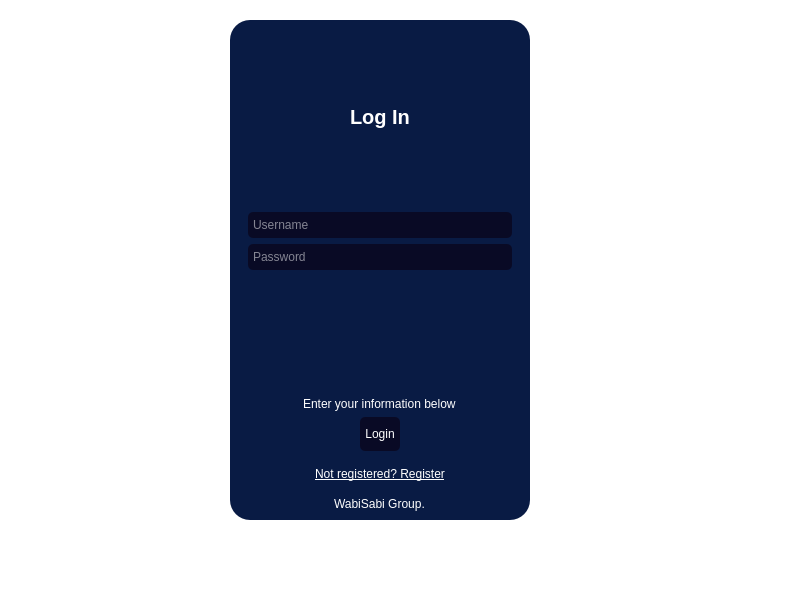
<?xml version="1.0" encoding="UTF-8"?>
<ui version="4.0">
 <class>MainWindow</class>
 <widget class="QMainWindow" name="MainWindow">
  <property name="geometry">
   <rect>
    <x>0</x>
    <y>0</y>
    <width>800</width>
    <height>600</height>
   </rect>
  </property>
  <property name="windowTitle">
   <string>MainWindow</string>
  </property>
  <property name="styleSheet">
   <string notr="true">*{
	border:none;
	background-color:transparent;
	background: transparent;
	padding: 0;
	margin: 0;
	color: #fff;
}
#widget{
	background-color:rgb(9,27,68);
	border-radius: 20px;
}
QLineEdit{
 	background-color:rgb(9,10,37);
	padding: 5px 3px;
 	border-radius: 5px;
}

QPushButton{
	background-color:rgb(9,10,37);
	padding: 10px 5px;
	border-radius: 5px;
}

#to_login_2, #to_register_2{
	background-color:transparent;
}

</string>
  </property>
  <widget class="QWidget" name="centralwidget">
   <widget class="QWidget" name="widget" native="true">
    <property name="geometry">
     <rect>
      <x>230</x>
      <y>20</y>
      <width>300</width>
      <height>500</height>
     </rect>
    </property>
    <property name="minimumSize">
     <size>
      <width>300</width>
      <height>500</height>
     </size>
    </property>
    <property name="maximumSize">
     <size>
      <width>300</width>
      <height>500</height>
     </size>
    </property>
    <layout class="QVBoxLayout" name="verticalLayout_2">
     <item>
      <widget class="QStackedWidget" name="stackedWidget">
       <property name="currentIndex">
        <number>1</number>
       </property>
       <widget class="QWidget" name="registerPage_2">
        <layout class="QVBoxLayout" name="verticalLayout_7">
         <item alignment="Qt::AlignHCenter">
          <widget class="QLabel" name="label_9">
           <property name="minimumSize">
            <size>
             <width>70</width>
             <height>70</height>
            </size>
           </property>
           <property name="maximumSize">
            <size>
             <width>70</width>
             <height>70</height>
            </size>
           </property>
           <property name="styleSheet">
            <string notr="true"/>
           </property>
           <property name="text">
            <string/>
           </property>
           <property name="pixmap">
            <pixmap>../image/img_add-user.png</pixmap>
           </property>
           <property name="scaledContents">
            <bool>true</bool>
           </property>
          </widget>
         </item>
         <item alignment="Qt::AlignHCenter|Qt::AlignTop">
          <widget class="QLabel" name="label_10">
           <property name="font">
            <font>
             <pointsize>15</pointsize>
             <weight>75</weight>
             <bold>true</bold>
            </font>
           </property>
           <property name="text">
            <string>Sign Up</string>
           </property>
          </widget>
         </item>
         <item alignment="Qt::AlignHCenter|Qt::AlignTop">
          <widget class="QLabel" name="label_11">
           <property name="text">
            <string>Enter your information below</string>
           </property>
          </widget>
         </item>
         <item>
          <spacer name="verticalSpacer_5">
           <property name="orientation">
            <enum>Qt::Vertical</enum>
           </property>
           <property name="sizeHint" stdset="0">
            <size>
             <width>20</width>
             <height>40</height>
            </size>
           </property>
          </spacer>
         </item>
         <item>
          <widget class="QFrame" name="frame_3">
           <property name="frameShape">
            <enum>QFrame::StyledPanel</enum>
           </property>
           <property name="frameShadow">
            <enum>QFrame::Raised</enum>
           </property>
           <layout class="QVBoxLayout" name="verticalLayout_8">
            <item>
             <widget class="QLineEdit" name="lineEdit_6">
              <property name="placeholderText">
               <string>Username</string>
              </property>
             </widget>
            </item>
            <item>
             <widget class="QLineEdit" name="lineEdit_7">
              <property name="placeholderText">
               <string>Password</string>
              </property>
             </widget>
            </item>
            <item>
             <widget class="QLineEdit" name="lineEdit_8">
              <property name="placeholderText">
               <string>Confirm Pasword</string>
              </property>
             </widget>
            </item>
            <item>
             <spacer name="verticalSpacer_6">
              <property name="orientation">
               <enum>Qt::Vertical</enum>
              </property>
              <property name="sizeHint" stdset="0">
               <size>
                <width>20</width>
                <height>40</height>
               </size>
              </property>
             </spacer>
            </item>
            <item>
             <widget class="QCheckBox" name="checkBox_2">
              <property name="text">
               <string>Agree with our terms</string>
              </property>
             </widget>
            </item>
           </layout>
          </widget>
         </item>
         <item alignment="Qt::AlignHCenter">
          <widget class="QPushButton" name="pushButton_2">
           <property name="text">
            <string>Register</string>
           </property>
          </widget>
         </item>
         <item alignment="Qt::AlignHCenter">
          <widget class="QPushButton" name="to_login_2">
           <property name="font">
            <font>
             <underline>true</underline>
            </font>
           </property>
           <property name="text">
            <string>Already registered? Login</string>
           </property>
          </widget>
         </item>
         <item alignment="Qt::AlignHCenter">
          <widget class="QLabel" name="label_12">
           <property name="text">
            <string>WabiSabi Group.</string>
           </property>
          </widget>
         </item>
        </layout>
       </widget>
       <widget class="QWidget" name="loginPage_2">
        <layout class="QVBoxLayout" name="verticalLayout_9">
         <item alignment="Qt::AlignHCenter">
          <widget class="QLabel" name="label_13">
           <property name="minimumSize">
            <size>
             <width>70</width>
             <height>70</height>
            </size>
           </property>
           <property name="maximumSize">
            <size>
             <width>70</width>
             <height>70</height>
            </size>
           </property>
           <property name="text">
            <string/>
           </property>
           <property name="pixmap">
            <pixmap>../image/img_add-user.png</pixmap>
           </property>
           <property name="scaledContents">
            <bool>true</bool>
           </property>
          </widget>
         </item>
         <item alignment="Qt::AlignHCenter|Qt::AlignTop">
          <widget class="QLabel" name="label_14">
           <property name="font">
            <font>
             <pointsize>15</pointsize>
             <weight>75</weight>
             <bold>true</bold>
            </font>
           </property>
           <property name="text">
            <string>Log In</string>
           </property>
          </widget>
         </item>
         <item>
          <widget class="QFrame" name="frame_4">
           <property name="frameShape">
            <enum>QFrame::StyledPanel</enum>
           </property>
           <property name="frameShadow">
            <enum>QFrame::Raised</enum>
           </property>
           <layout class="QVBoxLayout" name="verticalLayout_10">
            <item>
             <spacer name="verticalSpacer_7">
              <property name="orientation">
               <enum>Qt::Vertical</enum>
              </property>
              <property name="sizeHint" stdset="0">
               <size>
                <width>20</width>
                <height>68</height>
               </size>
              </property>
             </spacer>
            </item>
            <item>
             <widget class="QLineEdit" name="lineEdit_9">
              <property name="placeholderText">
               <string>Username</string>
              </property>
             </widget>
            </item>
            <item alignment="Qt::AlignTop">
             <widget class="QLineEdit" name="lineEdit_10">
              <property name="placeholderText">
               <string>Password</string>
              </property>
             </widget>
            </item>
           </layout>
          </widget>
         </item>
         <item>
          <spacer name="verticalSpacer_8">
           <property name="orientation">
            <enum>Qt::Vertical</enum>
           </property>
           <property name="sizeHint" stdset="0">
            <size>
             <width>20</width>
             <height>40</height>
            </size>
           </property>
          </spacer>
         </item>
         <item alignment="Qt::AlignHCenter">
          <widget class="QLabel" name="label_15">
           <property name="text">
            <string>Enter your information below</string>
           </property>
          </widget>
         </item>
         <item alignment="Qt::AlignHCenter">
          <widget class="QPushButton" name="pushButton_4">
           <property name="text">
            <string>Login</string>
           </property>
          </widget>
         </item>
         <item alignment="Qt::AlignHCenter">
          <widget class="QPushButton" name="to_register_2">
           <property name="font">
            <font>
             <underline>true</underline>
            </font>
           </property>
           <property name="text">
            <string>Not registered? Register</string>
           </property>
          </widget>
         </item>
         <item alignment="Qt::AlignHCenter">
          <widget class="QLabel" name="label_16">
           <property name="text">
            <string>WabiSabi Group.</string>
           </property>
          </widget>
         </item>
        </layout>
       </widget>
      </widget>
     </item>
    </layout>
   </widget>
   <widget class="QLabel" name="label_17">
    <property name="geometry">
     <rect>
      <x>0</x>
      <y>0</y>
      <width>801</width>
      <height>581</height>
     </rect>
    </property>
    <property name="text">
     <string/>
    </property>
    <property name="pixmap">
     <pixmap>../image/img_Creative-Uses-of-HR-Technology.png</pixmap>
    </property>
    <property name="scaledContents">
     <bool>true</bool>
    </property>
   </widget>
   <zorder>label_17</zorder>
   <zorder>widget</zorder>
  </widget>
  <widget class="QMenuBar" name="menubar">
   <property name="geometry">
    <rect>
     <x>0</x>
     <y>0</y>
     <width>800</width>
     <height>21</height>
    </rect>
   </property>
  </widget>
  <widget class="QStatusBar" name="statusbar"/>
 </widget>
 <resources/>
 <connections/>
</ui>
